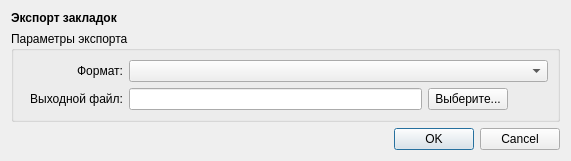
<?xml version="1.0" encoding="UTF-8"?>
<ui version="4.0">
 <class>BookmarksExportDialog</class>
 <widget class="QDialog" name="BookmarksExportDialog">
  <property name="geometry">
   <rect>
    <x>0</x>
    <y>0</y>
    <width>571</width>
    <height>152</height>
   </rect>
  </property>
  <property name="windowTitle">
   <string>Export Bookmarks</string>
  </property>
  <layout class="QVBoxLayout" name="verticalLayout_2">
   <item>
    <widget class="QLabel" name="label">
     <property name="text">
      <string>&lt;b&gt;Экспорт закладок&lt;/b&gt;</string>
     </property>
    </widget>
   </item>
   <item>
    <widget class="QGroupBox" name="groupBox">
     <property name="title">
      <string>Параметры экспорта</string>
     </property>
     <layout class="QFormLayout" name="formLayout">
      <item row="1" column="1">
       <layout class="QHBoxLayout" name="horizontalLayout">
        <item>
         <widget class="QLineEdit" name="output">
          <property name="readOnly">
           <bool>true</bool>
          </property>
         </widget>
        </item>
        <item>
         <widget class="QPushButton" name="chooseOutput">
          <property name="text">
           <string>Выберите...</string>
          </property>
         </widget>
        </item>
        <item>
         <spacer name="horizontalSpacer">
          <property name="orientation">
           <enum>Qt::Horizontal</enum>
          </property>
          <property name="sizeType">
           <enum>QSizePolicy::Fixed</enum>
          </property>
          <property name="sizeHint" stdset="0">
           <size>
            <width>40</width>
            <height>20</height>
           </size>
          </property>
         </spacer>
        </item>
       </layout>
      </item>
      <item row="1" column="0">
       <widget class="QLabel" name="label_3">
        <property name="minimumSize">
         <size>
          <width>100</width>
          <height>0</height>
         </size>
        </property>
        <property name="text">
         <string>Выходной файл:</string>
        </property>
        <property name="alignment">
         <set>Qt::AlignRight|Qt::AlignTrailing|Qt::AlignVCenter</set>
        </property>
       </widget>
      </item>
      <item row="0" column="0">
       <widget class="QLabel" name="label_2">
        <property name="minimumSize">
         <size>
          <width>100</width>
          <height>0</height>
         </size>
        </property>
        <property name="text">
         <string>Формат:</string>
        </property>
        <property name="alignment">
         <set>Qt::AlignRight|Qt::AlignTrailing|Qt::AlignVCenter</set>
        </property>
       </widget>
      </item>
      <item row="0" column="1">
       <widget class="QComboBox" name="format">
        <property name="minimumSize">
         <size>
          <width>150</width>
          <height>0</height>
         </size>
        </property>
       </widget>
      </item>
     </layout>
    </widget>
   </item>
   <item>
    <widget class="QDialogButtonBox" name="buttonBox">
     <property name="orientation">
      <enum>Qt::Horizontal</enum>
     </property>
     <property name="standardButtons">
      <set>QDialogButtonBox::Cancel|QDialogButtonBox::Ok</set>
     </property>
    </widget>
   </item>
  </layout>
 </widget>
 <resources/>
 <connections/>
</ui>
